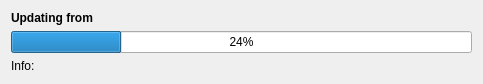
<?xml version="1.0" encoding="UTF-8"?>
<ui version="4.0">
 <class>Updater</class>
 <widget class="QDialog" name="Updater">
  <property name="geometry">
   <rect>
    <x>0</x>
    <y>0</y>
    <width>483</width>
    <height>80</height>
   </rect>
  </property>
  <property name="windowTitle">
   <string>Updater</string>
  </property>
  <property name="windowOpacity">
   <double>1.000000000000000</double>
  </property>
  <layout class="QVBoxLayout" name="verticalLayout_2" stretch="0">
   <item>
    <layout class="QVBoxLayout" name="verticalLayout">
     <item>
      <widget class="QLabel" name="title">
       <property name="font">
        <font>
         <pointsize>9</pointsize>
         <weight>75</weight>
         <bold>true</bold>
        </font>
       </property>
       <property name="text">
        <string>Updating from</string>
       </property>
      </widget>
     </item>
     <item>
      <widget class="QProgressBar" name="progressBar">
       <property name="value">
        <number>24</number>
       </property>
      </widget>
     </item>
     <item>
      <widget class="QLabel" name="info">
       <property name="text">
        <string>Info:</string>
       </property>
      </widget>
     </item>
    </layout>
   </item>
  </layout>
 </widget>
 <resources/>
 <connections/>
</ui>
